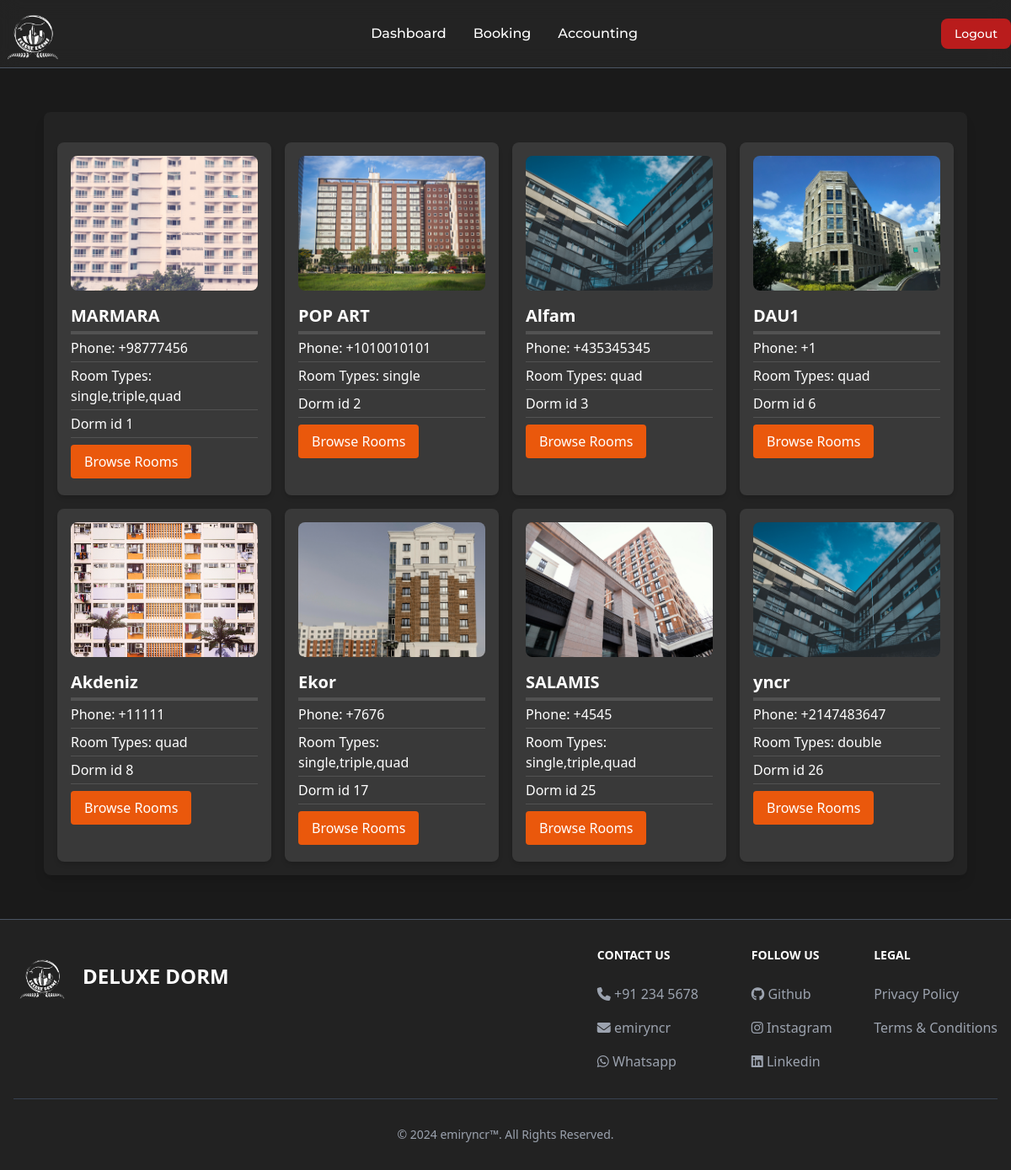
Page /mainPages/student/student.php?page=booking (signed in) on the committed database.
### tables this page shows
CREATE TABLE `dormitory` (
  `dormid` int(50) NOT NULL,
  `dormname` varchar(50) NOT NULL,
  `dormphone` int(50) NOT NULL,
  `location` varchar(50) NOT NULL,
  `typeofrooms` set('single','double','triple','quad','apartment') NOT NULL,
  `photo` varchar(255) NOT NULL
);

### mainPages/student/subpages/booking.php (the view, shortened to what this page needs)
<div class="m-5 p-4 bg-neutral-800/75 rounded-lg shadow-lg">
    <div class="mt-5 text-white grid grid-cols-1 sm:grid-cols-3 lg:grid-cols-4 gap-4">
            <?php
                include '../../database/database_connection.php';
                $sql = "SELECT dormid, dormname, dormphone, typeofrooms, photo FROM dormitory";
                $result = $connection->query($sql);
                if ($result->num_rows > 0) {
                    while ($row = $result->fetch_assoc()) {
                        echo '<div class="content bg-neutral-700/75 text-white p-4 rounded-lg shadow-md">';
                        echo '<img src="' . htmlspecialchars($row["photo"]) . '" alt="Dorm Image" class="w-full h-40 object-cover rounded-lg mb-4">';
                        echo '<p class="font-bold text-xl">'.$row["dormname"].'</p>';
                        echo '<hr class="my-1 border-neutral-600 border-2">';
                        echo '<p>Phone: +'.$row["dormphone"].'</p>';
                        echo '<hr class="my-1 border-neutral-600">';
                        echo '<p>Room Types: ' . htmlspecialchars($row["typeofrooms"]) . '</p>';
                        echo '<hr class="my-1 border-neutral-600">';
                        echo '<p> Dorm id '.$row["dormid"].'</p>';
                        echo '<hr class="my-1 border-neutral-600">';
                        echo "<button class='browse-rooms-btn my-1 bg-orange-600 hover:bg-orange-500 text-white px-4 py-2 rounded' data-dormid='{$row['dormid']}'>Browse Rooms</button>";
                        echo '</div>';
                    }
                } else {
                    echo "<li>0 dormitories</li>";
                }
            ?>
        </div>
</div>

### mainPages/student/student.php (shortened to what this page needs)
<?php
    include '../../database/database_connection.php';
?>
<!DOCTYPE html>
<html lang="en">
<head>
    <script src="https://cdn.tailwindcss.com"></script>
    <link rel="stylesheet" href="https://cdnjs.cloudflare.com/ajax/libs/font-awesome/6.6.0/css/all.min.css" />
</head>
<body class="bg-neutral-900">
    <div class="full-screen">
        <?php
            $links = [
                "Dashboard"=> "student.php",
                'Booking' => 'student.php?page=booking',
                'Accounting' => 'student.php?page=account',
            ];
            include '../components/navbar.php';
        ?>
        <main class="">
            <?php
                $page = isset($_GET['page']) ? $_GET['page'] : 'default';
                    switch($page) {
                        case 'booking':
                            include './subpages/booking.php';
                            break;
                    }
                    ?>
        </main>
    </div>
    <?php include '../components/footer.php'; ?>
</body>
</html>

### mainPages/components/navbar.php (shortened to what this page needs)
<nav class="bg-neutral-700/25 sticky w-full z-20 top-0 start-0 border-b border-gray-600 backdrop-blur-md">
        <div class="max-w-screen-xl flex flex-wrap items-center justify-between mx-auto md:p-0 px-3">
            <a href="" class="flex items-center space-x-3 rtl:space-x-reverse">
                <img src="../../img/lightLogo.png" class="h-20" alt="DELUXE DORMS">
            </a>
            <div class="flex md:order-2 space-x-3 md:space-x-0 rtl:space-x-reverse">
                <button type="button" name="logout" onclick="window.location.href='../../database/logout.php'" class="text-white bg-red-700 hover:bg-red-800 focus:ring-2 focus:outline-none focus:ring-red-300 font-medium rounded-lg text-sm px-4 py-2 text-center hover:scale-105 duration-200 montserrat">Logout</button>
            </div>
            <div class="items-center justify-between hidden w-full md:flex md:w-auto md:order-1" id="navbar-sticky">
                <ul class="flex flex-col p-4 md:p-0 mt-1 font-medium border border-gray-100 rounded-lg md:space-x-8 rtl:space-x-reverse md:flex-row md:mt-0 md:border-0 mb-2 md:mb-0">
                    <?php foreach ($links as $name => $url): ?>
                        <li>
                            <a href="<?= $url ?>" class="block py-1 px-3 hover:bg-gray-100/25 md:hover:bg-transparent text-white md:p-0 rounded hover:scale-110 hover:md:scale-115 duration-200 montserrat"><?= $name ?></a>
                        </li>
                    <?php endforeach; ?>
                </ul>
            </div>
        </div>
    </nav>

### mainPages/components/footer.php
<footer class="bg-neutral-800/75 border-t border-gray-600">
    <div class="mx-auto w-full max-w-screen-xl p-4 py-6 lg:py-8">
        <div class="md:flex md:justify-between">
          <div class="mb-6 md:mb-0">
              <a href="#" class="flex items-center">
                <img src="../../img/lightLogo.png" class="w-[70px] me-3"/>
                  <span class="self-center text-2xl font-semibold whitespace-nowrap text-white mr-20">DELUXE DORM</span>
              </a>
          </div>
          <div class="grid grid-cols-2 gap-8 sm:gap-6 sm:grid-cols-3 justify-items-center">
              <div>
                  <h2 class="mb-6 text-sm font-semibold text-white uppercase">Contact Us</h2>
                  <ul class="text-gray-400 font-medium">
                      <li class="mb-4">
                        <a href="tel:+912345678" class="hover:underline">
                            <i class="fa-solid fa-phone"></i>
                            +91 234 5678
                        </a>
                      </li>
                      <li class="mb-4">
                        <a href="mailto:emiryncr@gmail.com" class="hover:underline">
                            <i class="fa-solid fa-envelope"></i>
                            emiryncr
                        </a>
                      </li>
                      <li>
                        <a href="" class="hover:underline">
                            <i class="fa-brands fa-whatsapp"></i>
                            Whatsapp
                        </a>
                      </li>
                  </ul>
              </div>
              <div>
                  <h2 class="mb-6 text-sm font-semibold uppercase text-white">Follow us</h2>
                  <ul class="text-gray-400 font-medium">
                      <li class="mb-4">
                          <a href="https://github.com/emiryncr" class="hover:underline ">
                            <i class="fa-brands fa-github"></i>
                                Github
                          </a>
                      </li>
                      <li class="mb-4">
                          <a href="www.instagram.com/emiryncr" class="hover:underline">
                            <i class="fa-brands fa-instagram"></i>
                            Instagram
                          </a>
                      </li>
                      <li>
                        <a href="https://cy.linkedin.com/in/emir-yeni%C3%A7eri-79b075286" class="hover:underline">
                            <i class="fa-brands fa-linkedin"></i>
                            Linkedin
                        </a>
                      </li>
                  </ul>
              </div>
              <div>
                  <h2 class="mb-6 text-sm font-semibold uppercase text-white">Legal</h2>
                  <ul class="text-gray-400 font-medium">
                      <li class="mb-4">
                          <a href="#" class="hover:underline">Privacy Policy</a>
                      </li>
                      <li>
                          <a href="#" class="hover:underline">Terms &amp; Conditions</a>
                      </li>
                  </ul>
              </div>
          </div>
      </div>
      <hr class="my-6 sm:mx-auto border-gray-700 lg:my-8" />
      <div class="flex items-center justify-center">
          <span class="text-sm sm:text-center text-gray-400">© 2024 <a href="" class="hover:underline">emiryncr™</a>. All Rights Reserved.
          </span>
      </div>
    </div>
</footer>

### mainPages/student/student.php (style rules this page uses)
* { margin: 0; padding: 0; }
.montserrat { font-family: "Montserrat", sans-serif; font-optical-sizing: auto; font-weight: 500; font-style: normal; }
.full-screen { display: flex; flex-direction: column; min-height: 100vh; margin: 0; background-color: #1a1a1a; }
main { flex: 1; padding: 2rem; }

### rows in the picture
dormitory: photo (picture), dormname "MARMARA", dormphone "98777456", typeofrooms "single,triple,quad", dormid "1"
dormitory: photo (picture), dormname "POP ART", dormphone "1010010101", typeofrooms "single", dormid "2"
dormitory: photo (picture), dormname "Alfam", dormphone "435345345", typeofrooms "quad", dormid "3"
dormitory: photo (picture), dormname "DAU1", dormphone "1", typeofrooms "quad", dormid "6"
dormitory: photo (picture), dormname "Akdeniz", dormphone "11111", typeofrooms "quad", dormid "8"
dormitory: photo (picture), dormname "Ekor", dormphone "7676", typeofrooms "single,triple,quad", dormid "17"
dormitory: photo (picture), dormname "SALAMIS", dormphone "4545", typeofrooms "single,triple,quad", dormid "25"
dormitory: photo (picture), dormname "yncr", dormphone "2147483647", typeofrooms "double", dormid "26"

### other values in the picture
$name "Dashboard"
$name "Booking"
$name "Accounting"
